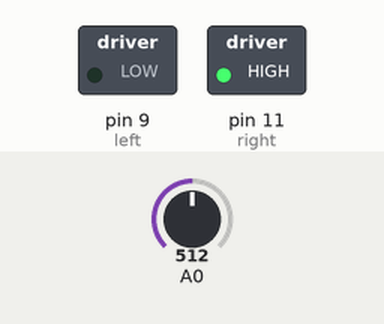
This sketch was run on a simulated Arduino Uno, built with avr-gcc and run on an emulated ATmega328P. Parts: switched loads named in the sketch (green lamp = pin HIGH). The inputs (shaded band) are chosen by the test bench; at power-on: A0 = 512.

Above: at 1.2 s.
1.3 s: A0 set to 106
2.8 s: A0 set to 94
At 3.6 s:
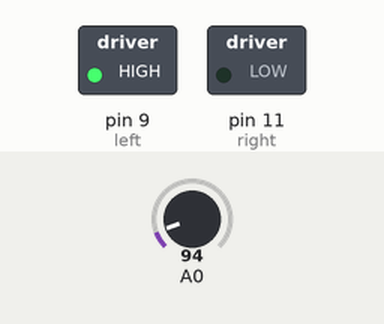
4.3 s: A0 set to 110
At 4.7 s:
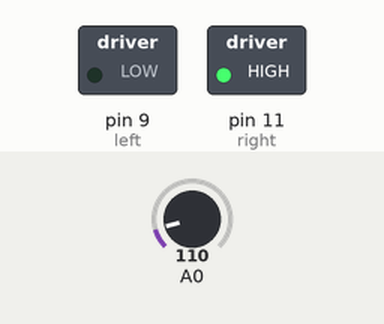
5.8 s: A0 set to 90
At 7.1 s:
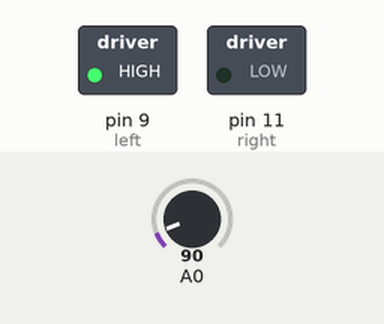
Timing chart, 0 to 8.3 s (numbered marks = the images above; inputs shaded):
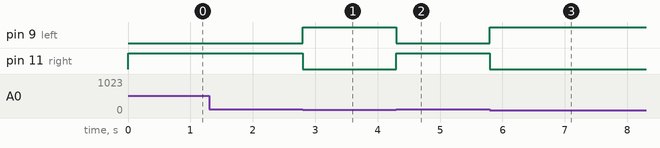

Measured:
- the behaviour switches between 100 and 99 on A0 (found by bisection; images 0 and 1)
- after the input at 1.3 s, every drawn part: stays the same
- after the input at 2.8 s, pin 9 (left): LOW → HIGH at once; pin 11 (right): HIGH → LOW at once
- after the input at 4.3 s, pin 9 (left): HIGH → LOW at once; pin 11 (right): LOW → HIGH at once
- after the input at 5.8 s, pin 9 (left): LOW → HIGH at once; pin 11 (right): HIGH → LOW at once

The sketch:

line_following_robot.ino
```cpp
const int left = 9; //left motor
const int right = 11; //right motor
//be sure to connect these pins through transistors.

int val = 0; //store value from sensor

void setup() {
  pinMode(right, OUTPUT);
  pinMode(left, OUTPUT);
}
void loop() {
  val = analogRead(0);

  if(val < 100){
    digitalWrite(right, LOW);
    digitalWrite(left, HIGH); //if the surface is white turn the left motor
                              //on and the right off.
  } else{
    digitalWrite(left, LOW);
    digitalWrite(right, HIGH); // if the surface is black turn the right motor on
                               //and the left motor off.
  }
}
```
